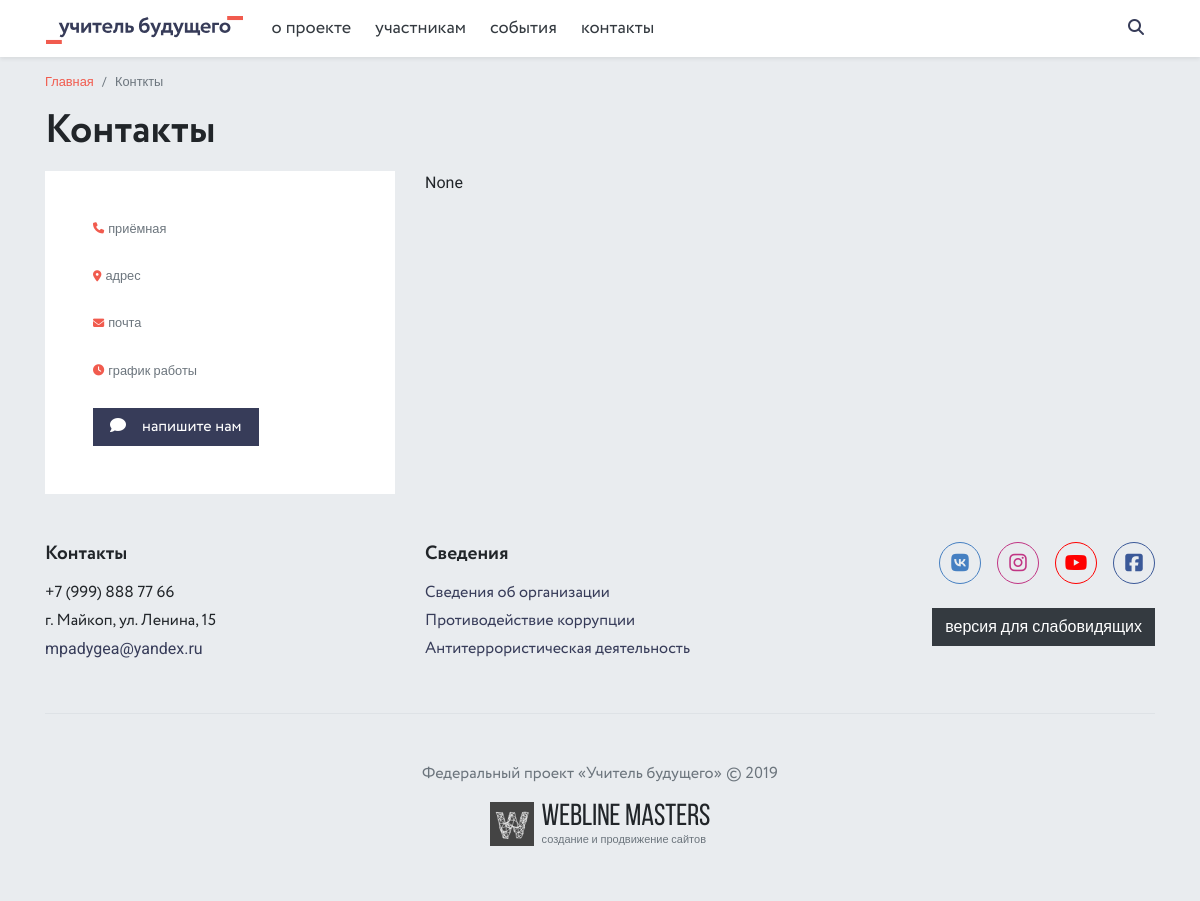
Before: /contacts/ with the older database file.
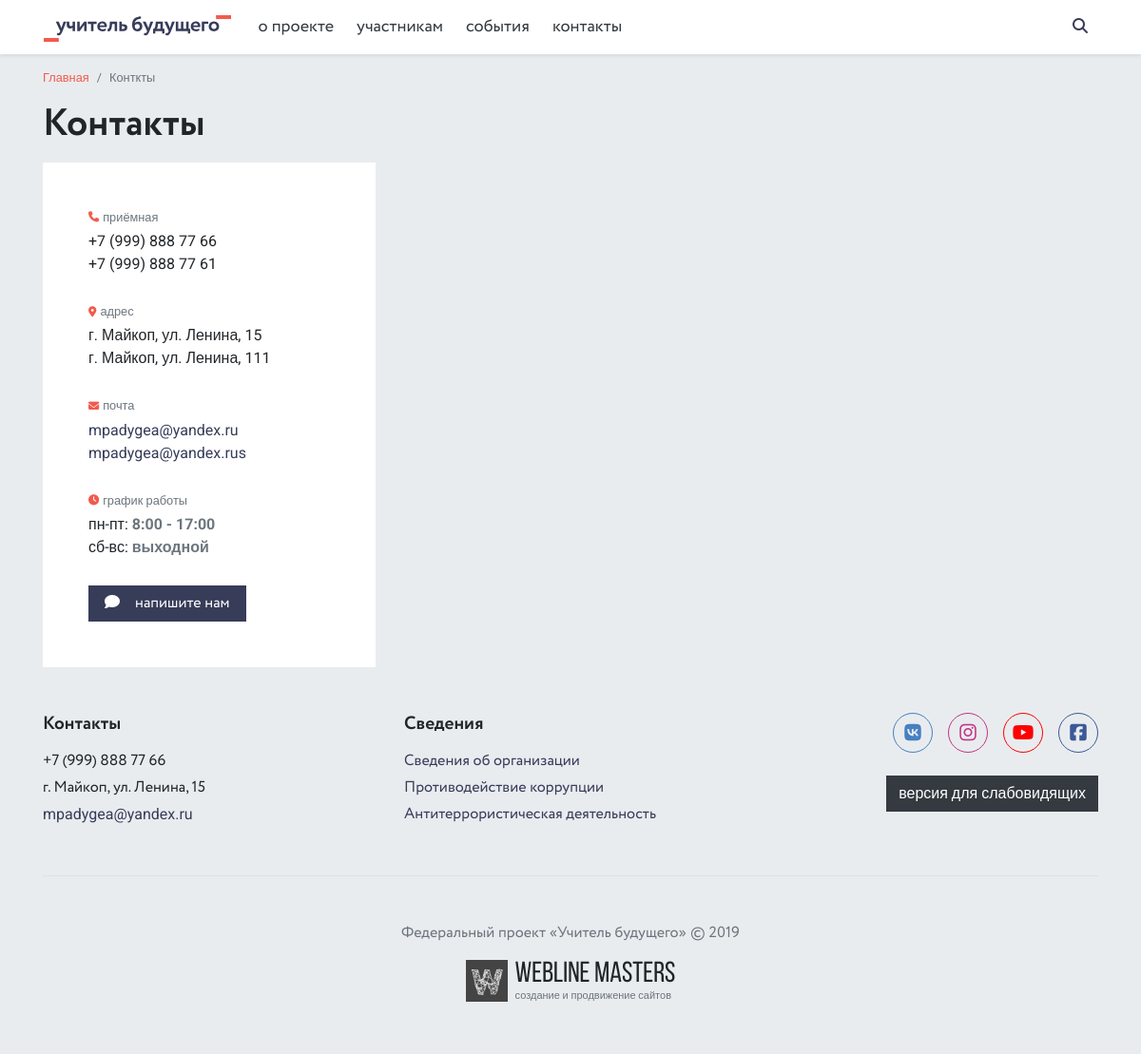
After: the same page with the newer database file.
### contacts/models.py (models this page shows, shortened)
class Phone(models.Model):
    phone = models.CharField(max_length=20, verbose_name='Телефон')
    class Meta:
        verbose_name = 'Телефон'
        verbose_name_plural = 'Телефоны'

class Address(models.Model):
    address = models.CharField(max_length=250, verbose_name='Адрес')
    class Meta:
        verbose_name = 'Адрес'
        verbose_name_plural = 'Адреса'

class Email(models.Model):
    email = models.EmailField(max_length=250, verbose_name='E-mail')
    class Meta:
        verbose_name = 'E-mail'
        verbose_name_plural = 'E-mails'

class Schedule(models.Model):
    days_point = models.CharField(max_length=250, verbose_name='Дни недели')
    time_point = models.CharField(max_length=250, verbose_name='Время работы')
    class Meta:
        verbose_name = 'Пункт'
        verbose_name_plural = 'Режим работы'

### contacts/views.py (the view)
# urls.py: path('', views.ContactsView.as_view(), name='contacts'),
class ContactsView(View):
    def get(self, request):
        map_code = MapCode.objects.first()
        shedule = Schedule.objects.all()
        phones = Phone.objects.all()
        addresses = Address.objects.all()
        emails = Email.objects.all()
        feedback_form = FeedBackForm()
        context = {
            'map_code': map_code,
            'shedule': shedule,
            'phones': phones,
            'addresses': addresses,
            'emails': emails,
            'feedback_form': feedback_form,
        }
        return render(request, 'contacts/contacts.html', context)

### feedback/forms.py
class FeedBackForm(forms.ModelForm):
    class Meta:
        model = FeedBack
        fields = ('name', 'email', 'text')
        widgets = {
            'name': forms.TextInput(attrs={'class': 'form-control px-0 font-2', 'placeholder': 'Ваше имя'}),
            'email': forms.EmailInput(attrs={'class': 'form-control px-0 font-2', 'placeholder': 'Ваш е-mail для связи'}),
            'text': forms.Textarea(attrs={'class': 'form-control px-0 font-2', 'placeholder': 'Ваше сообщение', 'rows': 5}),
        }

### contacts/models.py (called while the page is built)
    def __str__(self):
        return self.map_code

### core/context_processors.py (called while the page is built)
def context_info(request):
    phone = Phone.objects.first()
    address = Address.objects.first()
    email = Email.objects.first()
    socials = Social.objects.all()
    main_doc_category = DocumentCategory.objects.filter(is_active=True).first()
    context = {
        'phone': phone,
        'address': address,
        'email': email,
        'socials': socials,
        'main_doc_category': main_doc_category,
    }
    return context

### documents/models.py (called while the page is built)
    def get_absolute_url(self):
        return reverse('document_category', args=[self.slug])

### templates/contacts/contacts.html (shortened to what this page needs)
{% extends 'base.html' %}
{% block content %}
<main role="main">
    <div class="container">
        <div class="d-flex flex-column flex-md-row justify-content-between align-items-md-center mb-3 mb-md-0">
            <ol class="breadcrumb small">
                <li class="breadcrumb-item"><a href="{% url 'index' %}">Главная</a></li>
                <li class="breadcrumb-item active">Конткты</li>
            </ol>
        </div>
        <h1 class="mt-0">Контакты</h1>
        <div class="row">
            <div class="col-lg-4">
                <div class="bg-white p-4 p-md-5">
                    <p>
                        <span class="small text-muted d-block mb-1">приёмная</span>
                        {% for item in phones %}
                            {{ item.phone }} <br>
                        {% endfor %}
                    </p>
                    <p>
                        <span class="small text-muted d-block mb-1">адрес</span>
                        {% for item in addresses %}
                            {{ item.address }} <br>
                        {% endfor %}
                    </p>
                    <p>
                        <span class="small text-muted d-block mb-1">почта</span>
                        {% for item in emails %}
                        <a href="mailto:{{ item.email }}" class="text-secondary">{{ item.email }}</a><br>
                        {% endfor %}
                    </p>
                    <p>
                        <span class="small text-muted d-block mb-1">график работы</span>
                        {% for item in shedule %}
                        {{ item.days_point }}: <b class="text-muted">{{ item.time_point }}</b><br>
                        {% endfor %}
                    </p>
                    <a href="#" data-toggle="modal" data-target="#Modal" class="btn btn-secondary px-3 font-2"><i class="fas fa-comment mr-3"></i>напишите нам</a>
                </div>
            </div>
            <div class="col-lg-8">
                {{ map_code|safe }}
            </div>
        </div>
    </div>
</main>
{% endblock content %}

### templates/base.html (shortened to what this page needs)
<!doctype html>
<html lang="ru">
    <head>
        {% include '__head.html' %}
    </head>
    <body>
        {% include '__header.html' %}
        {% block content %}
        {% endblock content %}
        {% include '__footer.html' %}
    </body>
</html>

### templates/__head.html (shortened to what this page needs)
{% load static %}
<link rel="stylesheet" href="{% static 'css/bootstrap.min.css' %}">
<link href="{% static 'photoswipe/photoswipe.css' %}" rel="stylesheet" />
<link href="{% static 'photoswipe/default-skin/default-skin.css' %}" rel="stylesheet" />

### templates/__header.html (shortened to what this page needs)
{% load static %}
<nav class="navbar navbar-expand-lg navbar-light bg-white fixed-top shadow-sm">
    <div class="container px-sm-3 position-relative">
        <a class="navbar-brand" href="{% url 'index' %}">
            <img src="{% static 'images/logo-wide.svg' %}" alt="" class="navbar-logo">
        </a>
        <div class="collapse navbar-collapse font-2">
            <ul class="navbar-nav mr-auto">
                <li class="nav-item dropdown">
                    <a class="nav-link dropdown-toggle" href="content.html" role="button" aria-haspopup="true" aria-expanded="false">
                        о проекте
                    </a>
                </li>
                <li class="nav-item dropdown">
                    <a class="nav-link dropdown-toggle" href="content.html" role="button" aria-haspopup="true" aria-expanded="false">
                        участникам
                    </a>
                </li>
                <li class="nav-item dropdown">
                    <a class="nav-link dropdown-toggle" href="{% url 'news' %}" role="button" aria-haspopup="true" aria-expanded="false">
                        события
                    </a>
                </li>
                <li class="nav-item">
                    <a class="nav-link" href="{% url 'contacts' %}">контакты</a>
                </li>
            </ul>
        </div>
        <form class="search">
            <div class="search-wrapper">
                <input type="text" name="" placeholder="найти..." class="search-field">
            </div>
        </form>
    </div>
</nav>

### templates/__footer.html
{% load static %}
<footer class="footer bg-light py-5">
    <div class="container">
        <div class="row">
            <div class="col-lg-4 col-md-6 col-sm-6 mb-4">
                <h2 class="h5 mt-0">Контакты</h2>
                <p class="font-2 mb-1">+7 (999) 888 77 66</p>
                <p class="font-2 mb-1">г. Майкоп, ул. Ленина, 15</p>
                <p><a href="mailto:mpadygea@yandex.ru" class="text-secondary">mpadygea@yandex.ru</a></p>
            </div>
            <div class="col-lg-4 col-md-6 col-sm-6 mb-4 text-md-right text-lg-left">
                <h2 class="h5 mt-0">Сведения</h2>
                <a href="{{ main_doc_category.get_absolute_url }}" class="d-block font-2 mb-1 text-secondary">Сведения об организации</a>
                <a href="content.html" class="d-block font-2 mb-1 text-secondary">Противодействие коррупции</a>
                <a href="content.html" class="d-block font-2 mb-1 text-secondary">Антитеррористическая деятельность</a>
            </div>
            <div class="col-lg-4 text-lg-right text-sm-center mb-4 mb-sm-5">
                <div class="socials socials-big d-block pb-4">
                    <a href="#" target="_blank" title="" style="color: #4680C2; border-color: #4680C2;"><i class="fab fa-vk"></i></a>
                    <a href="#" target="_blank" title="" style="color: #C13584; border-color: #C13584;"><i class="fab fa-instagram"></i></a>
                    <a href="#" target="_blank" title="" style="color: #FF0000; border-color: #FF0000;"><i class="fab fa-youtube"></i></a>
                    <a href="#" target="_blank" title="" style="color: #3B5998; border-color: #3B5998;"><i class="fab fa-facebook-square"></i></a>
                </div>
                <a class="btn btn-dark" href="#" role="button">версия для слабовидящих</a>
            </div>
        </div>
        <div class="text-sm-center text-muted font-2 mb-3 pt-4 pt-sm-5 border-top">Федеральный проект «Учитель будущего» © 2019</div>
        <div class="text-sm-center">
            <div class="position-relative d-inline-flex justify-content-center align-items-center devlogo">
                <img src="{% static 'images/devlogo.svg' %}" alt="Webline Masters">
                <div class="ml-2 d-flex align-items-start flex-column">
                    <span>Webline Masters</span>
                    <a href="http://wlms.info" target="_blank" class="stretched-link text-muted" title="Webline Masters">создание и продвижение сайтов</a>
                </div>
            </div>
        </div>
    </div>
</footer>

### templates/__scripts.html (shortened to what this page needs)
{% load static %}

Changed rows visible on the page:
added Phone: phone "+7 (999) 888 77 66"
added Phone: phone "+7 (999) 888 77 61"
added Address: address "г. Майкоп, ул. Ленина, 15"
added Address: address "г. Майкоп, ул. Ленина, 111"
added Email: email "mpadygea@yandex.ru"
added Email: email "mpadygea@yandex.rus"
added Schedule: days_point "пн-пт", time_point "8:00 - 17:00"
added Schedule: days_point "сб-вс", time_point "выходной"
Other visible differences:
{{ map_code|safe }}: "None" → (not shown)
